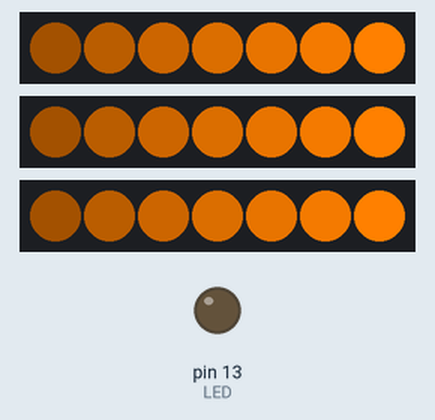
This sketch was run on a simulated Arduino Uno, built with avr-gcc and run on an emulated ATmega328P. Shown: 3 × 7 RGB LEDs in strip order, left to right, output pins drawn as LEDs (lit = HIGH). Random numbers use the default seed unless the sketch sets one.

Above: at 0.37 s.
At 5.24 s:
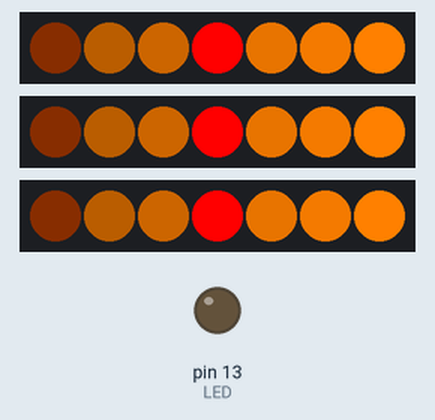
At 9.41 s:
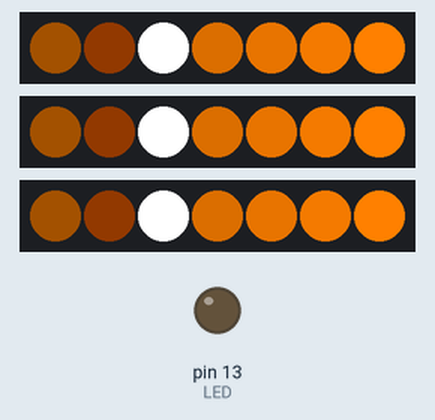
At 12.0 s:
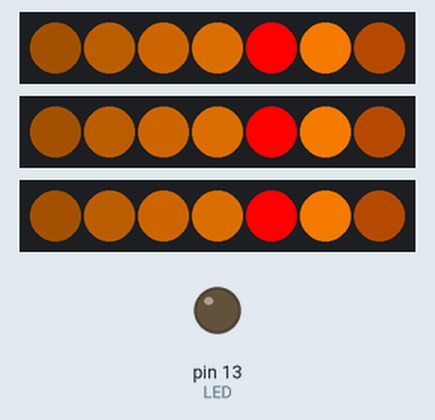
At 23.96 s:
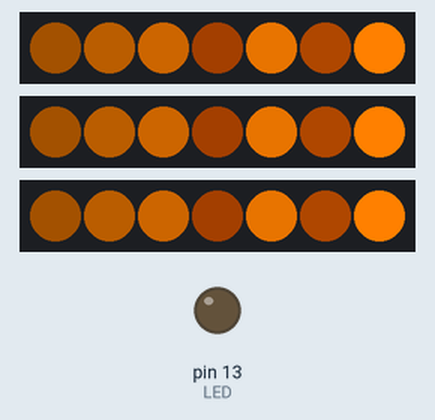
At 38.91 s:
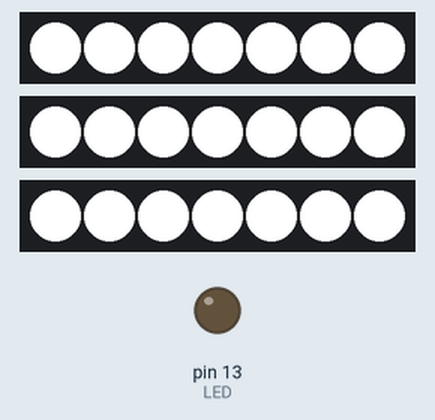
Timing chart, 0 to 40.0 s (numbered marks = the images above):
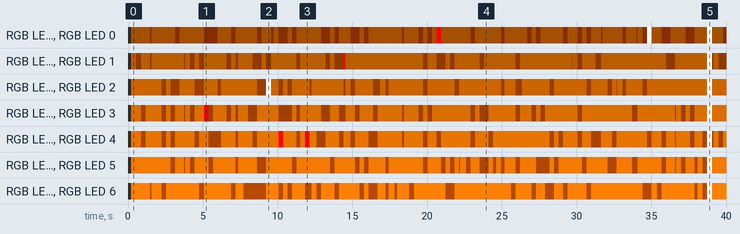

Measured:
- by itself, RGB LED 2, RGB LED 2, RGB LED 2: off → RGB(109, 54, 0) at 0.20 s, → RGB(27, 11, 0) 2.1 s later, → RGB(109, 54, 0) 0.30 s later, → RGB(27, 11, 0) 0.30 s later, … (48 changes in this stretch)
- by itself, RGB LED 3, RGB LED 3, RGB LED 3: off → RGB(145, 73, 0) at 0.20 s, → RGB(36, 14, 0) 0.69 s later, → RGB(145, 73, 0) 0.31 s later, → RGB(36, 14, 0) 1.1 s later, … (60 changes in this stretch)

The sketch:

FalconHeavySmokeFlame.ino
```cpp
// (licence header left out)
#include <Adafruit_NeoPixel.h>  //Adafruit Supplied.

#define STRIP0           2
#define STRIP1           3
#define STRIP2           4

#define LED             13    // Onboard LED (not NeoPixel) pin

// NEOPIXEL DEFINITIONS --------------------------------------------------------

#define PIXELSPERSTRIP 7
Adafruit_NeoPixel Strip0 = Adafruit_NeoPixel(PIXELSPERSTRIP, STRIP0, NEO_GRB + NEO_KHZ800);
Adafruit_NeoPixel Strip1 = Adafruit_NeoPixel(PIXELSPERSTRIP, STRIP1, NEO_GRB + NEO_KHZ800);
Adafruit_NeoPixel Strip2 = Adafruit_NeoPixel(PIXELSPERSTRIP, STRIP2, NEO_GRB + NEO_KHZ800);

// ANIMATION STUFF -------------------------------------------------------------

#define       AnimatePeriod 10L
unsigned long loopMillis;
unsigned long prevMillis = 0L;

uint32_t      pixelQueue[PIXELSPERSTRIP];
uint8_t       pFadeQueue[PIXELSPERSTRIP];
uint8_t       otherColor = 0;

// Setup          -------------------------------------------------------------

void setup() {
  pinMode(LED, OUTPUT);
  Strip0.begin();
  Strip1.begin();
  Strip2.begin();
}

// Loop           -------------------------------------------------------------

void loop() {
   loopMillis = millis();
   if (!((loopMillis - prevMillis) >= AnimatePeriod)) {return;}
   prevMillis = loopMillis;

    pixelQueue[PIXELSPERSTRIP-1] = Strip0.Color(255, 128, 000);
    pFadeQueue[PIXELSPERSTRIP-1] = 1;
  if (random(1024) >  768) {
    pixelQueue[PIXELSPERSTRIP-1] = Strip0.Color(64, 032, 000);
    pFadeQueue[PIXELSPERSTRIP-1] = 1;
  } else if ((0==otherColor) && (random(1024) > 1000)) {
    pixelQueue[PIXELSPERSTRIP-1] = Strip0.Color(255, 255, 255);
    pFadeQueue[PIXELSPERSTRIP-1] = 0;
    flashAllPixels(5,Strip0.Color(255, 255, 255));
    otherColor = PIXELSPERSTRIP * 2;
  } else if ((0==otherColor) && (random(1024) > 1000)) {
    pixelQueue[PIXELSPERSTRIP-1] = Strip0.Color(255, 000, 000);
    pFadeQueue[PIXELSPERSTRIP-1] = 0;
    otherColor = PIXELSPERSTRIP * 2;
  }

  setAllPixels();
  showAllStrips();
  advanceQueue();
  (0 == otherColor) ? otherColor : otherColor--;
}

// Service Subfuncitons  -------------------------------------------------------

void flashAllPixels(int ms, uint32_t color) {
  for(int i=PIXELSPERSTRIP; i >= 0; i--) {setPixelColorAllStrips(i, color);}
  showAllStrips();
  delay(ms);
  prevMillis+=500;
}
/*void flashAllPixels(int ms, uint32_t color) {
  for(int i=0; i < PIXELSPERSTRIP; i++) {setPixelColorAllStrips(i, color);}
  showAllStrips();
  delay(ms);
  prevMillis+=500;
}*/
void setAllPixels() {
  for(int i=0; i < PIXELSPERSTRIP; i++) {
    if (pFadeQueue[i]) {
      uint8_t r = ((i+1) * uint8_t(pixelQueue[i] >> 16)) / PIXELSPERSTRIP;
      uint8_t g = ((i+1) * uint8_t(pixelQueue[i] >>  8)) / PIXELSPERSTRIP;
      uint8_t b = ((i+1) * uint8_t(pixelQueue[i]      )) / PIXELSPERSTRIP;
      setPixelColorAllStrips(i, Strip0.Color(r, g, b));
    } else {
      setPixelColorAllStrips(i, pixelQueue[i]);
    }
  }
}

void setPixelColorAllStrips(int i, uint32_t color) {
  Strip0.setPixelColor(i, color);
  Strip1.setPixelColor(i, color);
  Strip2.setPixelColor(i, color);
}

void advanceQueue() {
    for(int i=0; i < PIXELSPERSTRIP - 1; i++) {
      pixelQueue[i] = pixelQueue[i+1];
      pFadeQueue[i] = pFadeQueue[i+1];
    }
}

void showAllStrips() {
  Strip0.show();
  Strip1.show();
  Strip2.show();
}
```
